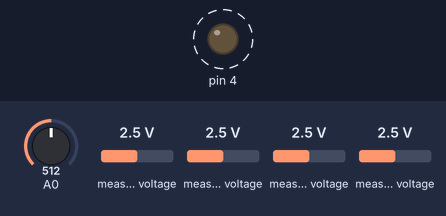
The sketch below on a simulated Arduino Uno, built with avr-gcc and run on an emulated ATmega328P. On the bench: output pins drawn as LEDs (lit = HIGH). Dashed ring = blinking. The test bench sets the inputs (shaded band); at power-on: A0 = 512, measured voltage 2.5 V. The local clock reads 2024-03-15 10:24:30 at power-on unless the sketch sets it; storage starts empty; what the sketch prints to the serial monitor is not drawn.

Above: at 0.7 s.
Timing chart, 0 to 3.1 s (numbered marks = the images above):
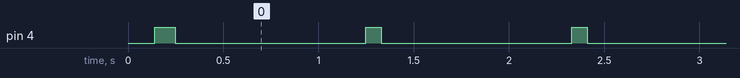

Measured:
- by itself, pin 4: alternates HIGH for 0.08 s and LOW for 1.0 s

The sketch:

DataLogger.ino
```cpp
// SD-card datalogger shield wit RTC
// ADS1115
// NTC50,
// 10Kohm resistor
//
//  TX                         A0 - NTC100, 10Kohm resistor (Pulldown)
//  RX                         D0
//  D1 - RTC-ADS1115-SCL       D5 - SD-CLK
//  D2 - RTC-ADS1115-SCA       D6 - SD-MISO
//  D3                         D7 - SD-MOSI
//  D4 - LED, R220 resistor    D8 - SD-CS
// GND                        3V3 - ADS115-VDD
//  5V
//
// Get library: Adafruit_ADS1X15, RTClib
// Add Wemos to IDE

#include <Adafruit_ADS1X15.h>
#include <SPI.h>
#include <SD.h>
#include <Wire.h>
#include <RTClib.h>
#include <String.h>

Adafruit_ADS1115 ads;
RTC_DS1307 rtc;

String timeStamp;
bool useSD = true;
uint16_t counter = 0;
int16_t adc0, adc1, adc2, adc3;
float volts0, volts1, volts2, volts3, temperatur;
const char* filename = "data.csv";
File file;
char buf[20]; // buffer for DateTime.tostr

// Calibration - Add messured values from voltage refrence
bool useValuesFromRef = false;  // change to true, when messured
uint16_t valueFromRef = 1;
uint8_t messuredValueFromRef = 1;
uint8_t messuredValue = 0;

// 1 = show messured (uncalibrated values)
float calibratedVoltageFactor0 = 1;
float calibratedVoltageFactor1 = 1;
float calibratedVoltageFactor2 = 1;
float calibratedVoltageFactor3 = 1;

// equation = a(x-Xo) + b(y - yo)
// float factor = ( valueFromRef 5V - valueFromRef 2.5V ) + ( messuredValueFromRef 5V - messuredValueFromRef 2.5V )
void CalibrateSensors() {
  if ( useValuesFromRef == true ) {
    calibratedVoltageFactor0 = ( valueFromRef /* 5V */ - valueFromRef /* 2.5V */ ) + ( /* messuredValueFromRef */ /* 5V */ - messuredValueFromRef /* 2.5V */ );
    calibratedVoltageFactor1 = ( valueFromRef /* 5V */ - valueFromRef /* 2.5V */ ) + ( /* messuredValueFromRef */ /* 5V */ - messuredValueFromRef /* 2.5V */ );
    calibratedVoltageFactor2 = ( valueFromRef /* 5V */ - valueFromRef /* 2.5V */ ) + ( /* messuredValueFromRef */ /* 5V */ - messuredValueFromRef /* 2.5V */ );
    calibratedVoltageFactor3 = ( valueFromRef /* 5V */ - valueFromRef /* 2.5V */ ) + ( /* messuredValueFromRef */ /* 5V */ - messuredValueFromRef /* 2.5V */ );
  }
}

void GetDateTime() {
  DateTime time = rtc.now();
  timeStamp = time.year()+time.month()+time.day()+time.hour()+time.minute()+time.second();
}

void setup() {
  Serial.begin(9600);
  while (!Serial) { ; }

  Wire.begin();

  /*
   * SET Sample rate
   * RATE_ADS1115_8SPS (0x0000)   ///< 8 samples per second
   * RATE_ADS1115_16SPS (0x0020)  ///< 16 samples per second
   * RATE_ADS1115_32SPS (0x0040)  ///< 32 samples per second
   * RATE_ADS1115_64SPS (0x0060)  ///< 64 samples per second
   * RATE_ADS1115_128SPS (0x0080) ///< 128 samples per second (default)
   * RATE_ADS1115_250SPS (0x00A0) ///< 250 samples per second
   * RATE_ADS1115_475SPS (0x00C0) ///< 475 samples per second
   * RATE_ADS1115_860SPS (0x00E0) ///< 860 samples per second
   */
  //ads.setDataRate(RATE_ADS1115_128SPS);

  /*
   * The ADC input range (or gain) can be changed via the following
   * functions, but be careful never to exceed VDD +0.3V max, or to
   * exceed the upper and lower limits if you adjust the input range!
   * Setting these values incorrectly may destroy your ADC!
   *                                                                ADS1115
   *                                                                -------
   * ads.setGain(GAIN_TWOTHIRDS);  // 2/3x gain +/- 6.144V  1 bit = 0.1875mV (default)
   * ads.setGain(GAIN_ONE);        // 1x gain   +/- 4.096V  1 bit = 0.125mV
   * ads.setGain(GAIN_TWO);        // 2x gain   +/- 2.048V  1 bit = 0.0625mV
   * ads.setGain(GAIN_FOUR);       // 4x gain   +/- 1.024V  1 bit = 0.03125mV
   * ads.setGain(GAIN_EIGHT);      // 8x gain   +/- 0.512V  1 bit = 0.015625mV
   * ads.setGain(GAIN_SIXTEEN);    // 16x gain  +/- 0.256V  1 bit = 0.0078125mV
   */
  Serial.println("Initialize ADS...");
  //ads.setGain(GAIN_TWOTHIRDS);
  if (!ads.begin()) { Serial.println(">>> Failed to initialize ADS."); while (1);}

  Serial.println("Initializing SD card...");
  if (!SD.begin()) {
     Serial.println(">>> SD-Card failed, or not present");
     Serial.println(">>> Continiuing without SD-Card...");
     useSD = false;
   } else {
     Serial.println("card initialized.");
   }

  Serial.println("Initializing RTC...");
  if (! rtc.begin()) { Serial.println("Couldn't find RTC");while (1);}
  GetDateTime();
  Serial.println("Time set to: " + timeStamp + " adjusting...");
  rtc.adjust(DateTime(F(__DATE__), F(__TIME__)));     // Adjust at compile time, from computer time
  GetDateTime();
  Serial.println("Time updated to: " + timeStamp);

  Serial.println("Calibrate sensors...");
  pinMode(A0, INPUT);
  CalibrateSensors();

  pinMode(4, OUTPUT);

  Serial.println("Setup compleated...");
  Serial.println("Start messuring");
}

/*
 * Steinhart–Hart β parameter equation, 1/T = 1/To + 1/B In(R/Ro)
 * T – Temperature
 * To – Nominal Temperature, 25 °C or 298.15 K
 * B – Beta co-efficient
 * R – Measured resistance of the thermistor
 * Ro – Nominal Resistance, resistance at temperature T0 is 25 °C or 298.15K
 * The temperature value in kelvin for the respective resistance (R) of NTC thermistor, T = 1 / (1/To + 1/B In(R/Ro))
 *
 * Both the module and circuit have a 50K NTC thermistor which has a nominal resistance of 50 Kohms at nominal temperature
 * value T0 25 °C or 298.15K, also the series resistance is 10K in both circuits. So change the “Ro” value and Beta value in
 * the code with the corresponding thermistor used in the circuit and “Rseries with series resistance value.
 * In the code the resistance values are in kilo-ohms, so just use 10 or 50 for 10K or 50K values.
 */
float ComputeTemperatur() {
  uint16_t Ro = 100;      // Nominal resistance 100K,
  uint16_t B =  3950;     // Beta constant from dataskeet
  uint16_t Rseries = 10;  // Series resistor 10K
  float To = 298.15;      // Nominal Temperature from dataskee

  //Read analog outputof NTC module, i.e the voltage across the thermistor
  float Vi = analogRead(A0) * (5.0 / 1023.0);

  //Convert voltage measured to resistance value, All Resistance are in kilo ohms.
  float R = (Vi * Rseries) / (5 - Vi);

  //Use R value in steinhart and hart equation Calculate temperature value in kelvin
  float T =  1 / ((1 / To) + ((log(R / Ro)) / B));
  float Tc = T - 273.15; // Converting kelvin to celsius

  return Tc;
}

void UpdateReadings() {
  GetDateTime();
  counter++;

  adc0 = ads.readADC_SingleEnded(0);
  adc1 = ads.readADC_SingleEnded(1);
  adc2 = ads.readADC_SingleEnded(2);
  adc3 = ads.readADC_SingleEnded(3);

  volts0 = ads.computeVolts(adc0) * calibratedVoltageFactor0;
  volts1 = ads.computeVolts(adc1) * calibratedVoltageFactor1;
  volts2 = ads.computeVolts(adc2) * calibratedVoltageFactor2;
  volts3 = ads.computeVolts(adc3) * calibratedVoltageFactor3;

  temperatur = ComputeTemperatur();
}

void WriteToSD() {
  if (useSD) {
    file = SD.open(filename, FILE_WRITE);

    if (file.size() == 0) {
    file.println("%d, %c, %d, C, %f, V, %f, V, %f, V, %f, V, counter, timeStamp, temperatur, volts0, volts1, volts2, volts3\0");
    file.flush();
    }
  }
}

void ExportToSerial() {
    Serial.write("%d, %c, %d, C, %f, V, %f, V, %f, V, %f, V, counter, timeStamp, temperatur, volts0, volts1, volts2, volts3\0");
}

void loop() {
digitalWrite(4, HIGH);
UpdateReadings();
WriteToSD();
ExportToSerial();
digitalWrite(4, LOW);
delay(1000);
}
```
